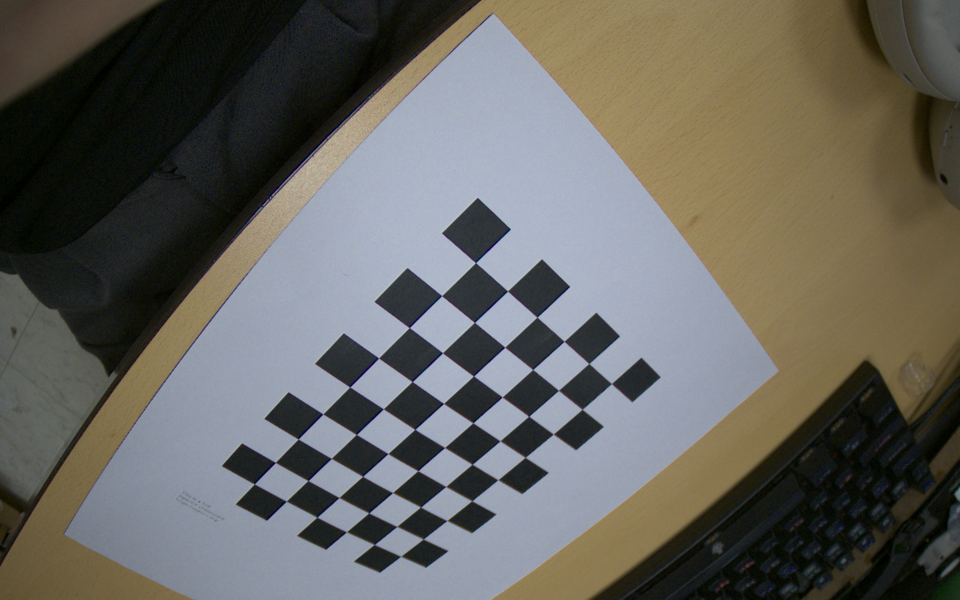
#> input picture src/CameraCalibrate/img/checkerboard1.png, 1920 x 1200 px (shown at 1/2 size); its folder holds 5 pictures in this run
$ python CameraCalibrate2.py
#> lines starting #> are read from the running program, lines starting #| are printed output that depends on the picture; after the words box and inside, x2 and y2 are one past the last pixel; in counts of white or black regions, pixels touching at a corner belong together

# Import required modules
import cv2
import numpy as np
import os
import glob


# Define the dimensions of checkerboard
CHECKERBOARD = (9, 6)


# stop the iteration when specified
# accuracy, epsilon, is reached or
# specified number of iterations are completed.
criteria = (cv2.TERM_CRITERIA_EPS +
            cv2.TERM_CRITERIA_MAX_ITER, 30, 0.001)


# Vector for 3D points
threedpoints = []

# Vector for 2D points
twodpoints = []


#  3D points real world coordinates
objectp3d = np.zeros((1, CHECKERBOARD[0]
                      * CHECKERBOARD[1],
                      3), np.float32)
objectp3d[0, :, :2] = np.mgrid[0:CHECKERBOARD[0],
                      0:CHECKERBOARD[1]].T.reshape(-1, 2)
prev_img_shape = None


# Extracting path of individual image stored
# in a given directory. Since no path is
# specified, it will take current directory
# jpg files alone
images = glob.glob('img/checkerboard*.png')

for filename in images:
    image = cv2.imread(filename)
#> image is the input picture: shape (1200, 1920, 3); mean B, G, R 94.3, 99.9, 101.2
    image = cv2.resize(image, dsize=(0, 0), fx=0.5, fy=0.5, interpolation=cv2.INTER_LINEAR)
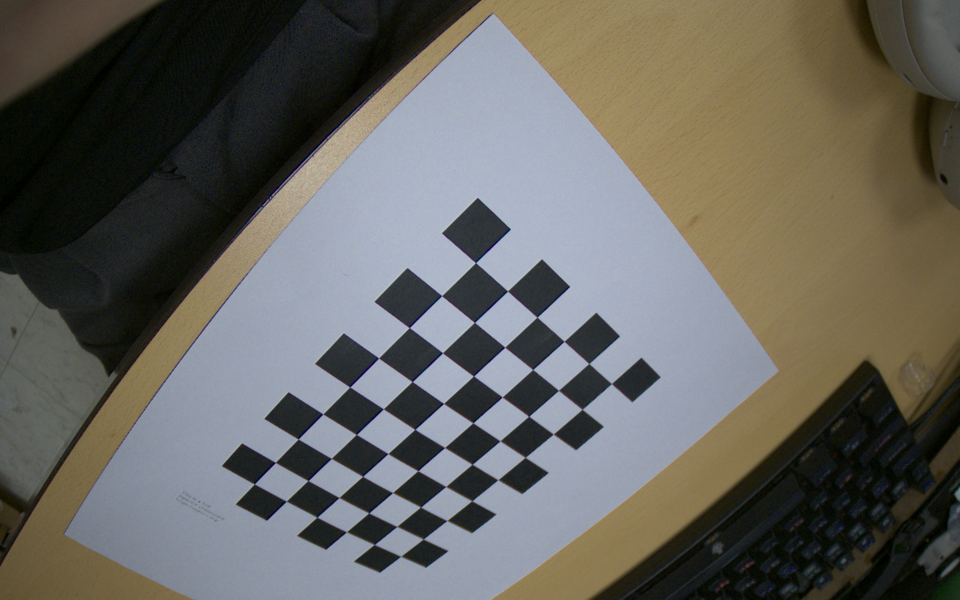
#> image: shape (600, 960, 3); mean B, G, R 94.3, 100.1, 101.3

    grayColor = cv2.cvtColor(image, cv2.COLOR_BGR2GRAY)
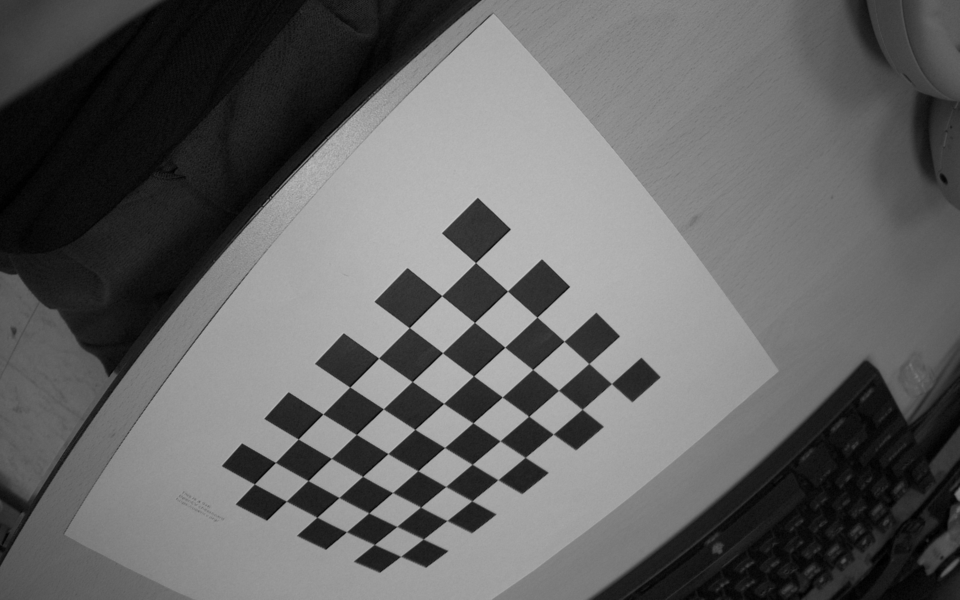
#> grayColor: shape (600, 960); min 0, max 195, mean 99.8

    # Find the chess board corners
    # If desired number of corners are
    # found in the image then ret = true
    ret, corners = cv2.findChessboardCorners(
        grayColor, CHECKERBOARD,
        cv2.CALIB_CB_ADAPTIVE_THRESH
        + cv2.CALIB_CB_FAST_CHECK +
        cv2.CALIB_CB_NORMALIZE_IMAGE)
#> ret = True; corners = 54 rows, first 8: [611.5, 383.6], [582.2, 409.3], [553.3, 434.1], [525.2, 457.4], [497.7, 479.7], [471.8, 500.9], [446.9, 520.5], [423.2, 539.2]

    # If desired number of corners can be detected then,
    # refine the pixel coordinates and display
    # them on the images of checker board
    if ret == True:
        threedpoints.append(objectp3d)

        # Refining pixel coordinates
        # for given 2d points.
        corners2 = cv2.cornerSubPix(
            grayColor, corners, (11, 11), (-1, -1), criteria)
#> corners2 = 54 rows, first 8: [611.4, 383.6], [582.2, 409.3], [553.3, 434], [525.2, 457.4], [497.9, 479.7], [471.9, 500.8], [446.9, 520.5], [423.4, 539]

        twodpoints.append(corners2)

        # Draw and display the corners
        image = cv2.drawChessboardCorners(image,
                                          CHECKERBOARD,
                                          corners2, ret)
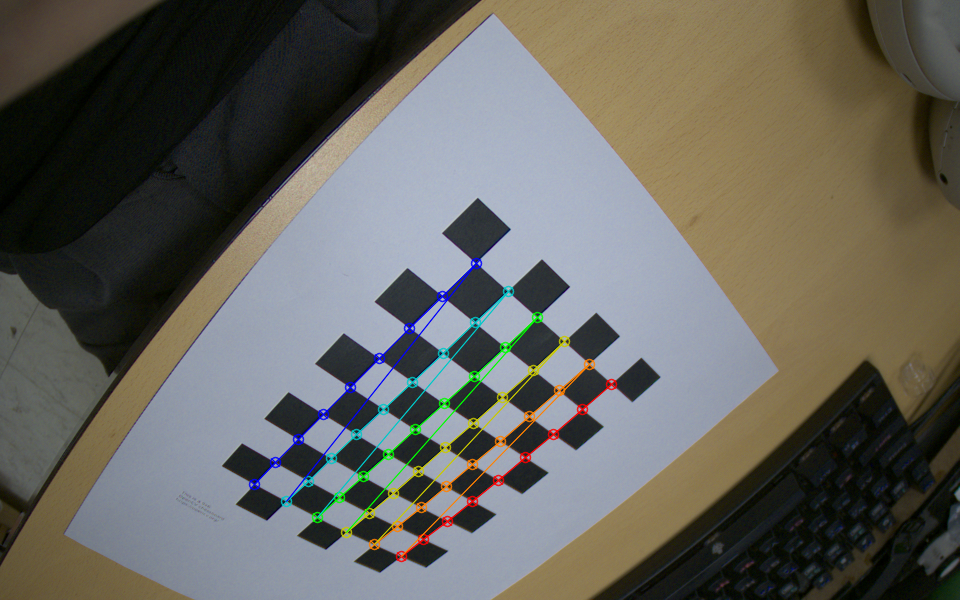
#> image: shape (600, 960, 3); 1.99% of pixels changed, all inside (x1, y1, x2, y2) = (248, 257, 618, 563)

    cv2.imshow('img', image)
#> pass 2 of the loop `for filename in images:`:
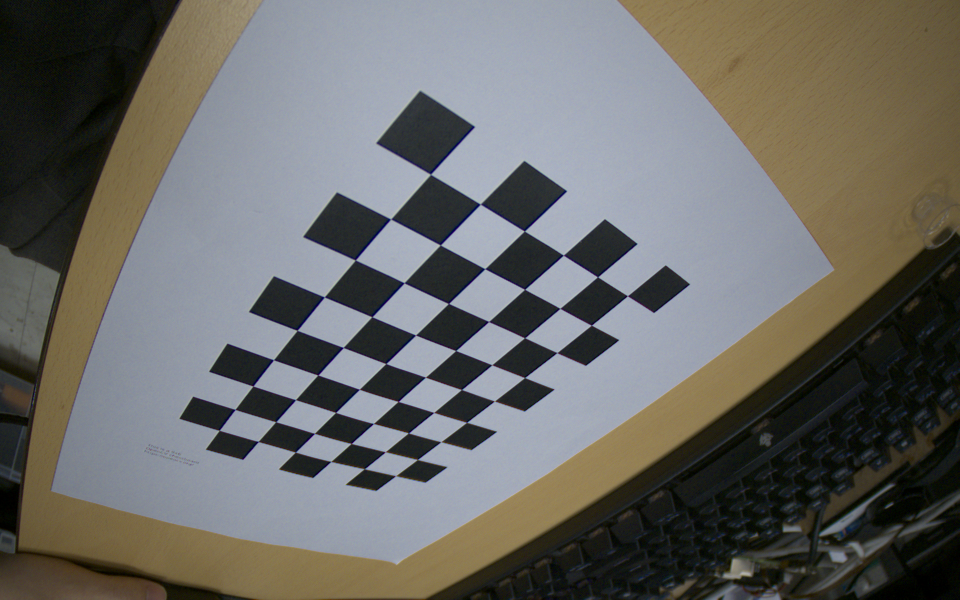
#> input picture src/CameraCalibrate/img/checkerboard2.png, 1920 x 1200 px (shown at 1/2 size)
#> image is the input picture: shape (1200, 1920, 3); mean B, G, R 101.6, 105.1, 105.6
#> `grayColor = cv2.cvtColor(image, cv2.COLOR_BGR2GRAY)`:
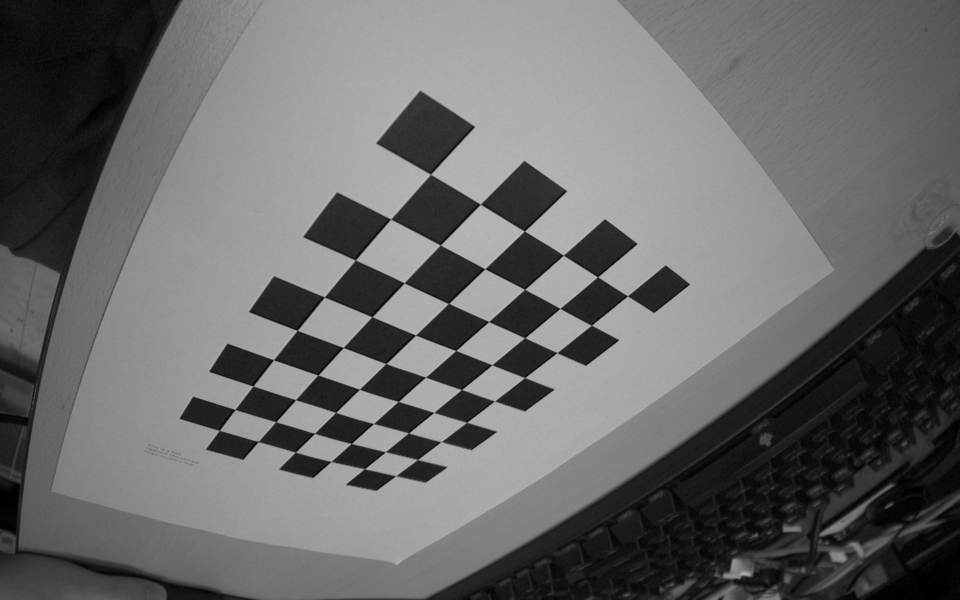
#> grayColor: shape (600, 960); min 0, max 190, mean 105
#> corners = 54 rows, first 8: [627.4, 295.7], [591.4, 325.2], [556.9, 352.6], [524.6, 377.6], [494.4, 401.1], [466.6, 422.5], [440.6, 441.8], [417.5, 459.5]
#> corners2 = 54 rows, first 8: [627.5, 295.8], [591.4, 325.3], [556.9, 352.6], [524.7, 377.6], [494.4, 401], [466.7, 422.4], [441, 441.7], [417.5, 459.5]
#> `image = cv2.drawChessboardCorners(image, CHECKERBOARD, corners2, ret)`:
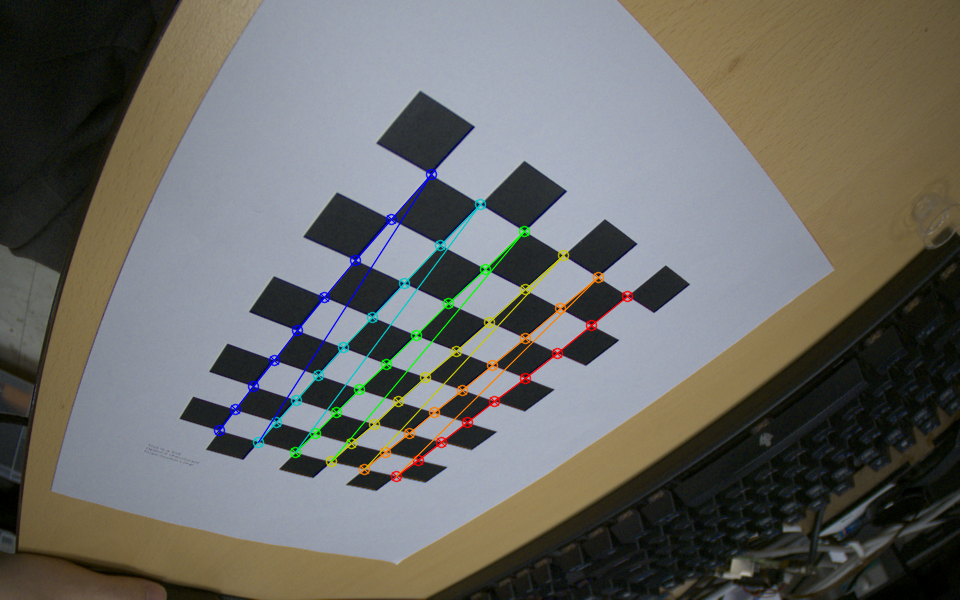
#> image: shape (600, 960, 3); mean B, G, R 101.2, 105.7, 105.9
#> pass 3 of the loop `for filename in images:`:
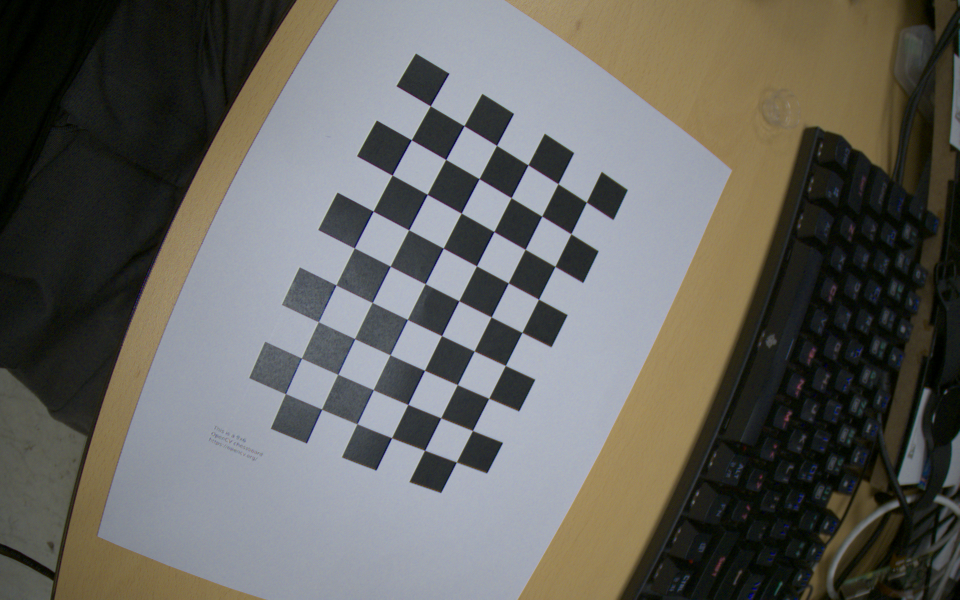
#> input picture src/CameraCalibrate/img/checkerboard3.png, 1920 x 1200 px (shown at 1/2 size)
#> image is the input picture: shape (1200, 1920, 3); mean B, G, R 95.2, 99.7, 100.4
#> `grayColor = cv2.cvtColor(image, cv2.COLOR_BGR2GRAY)`:
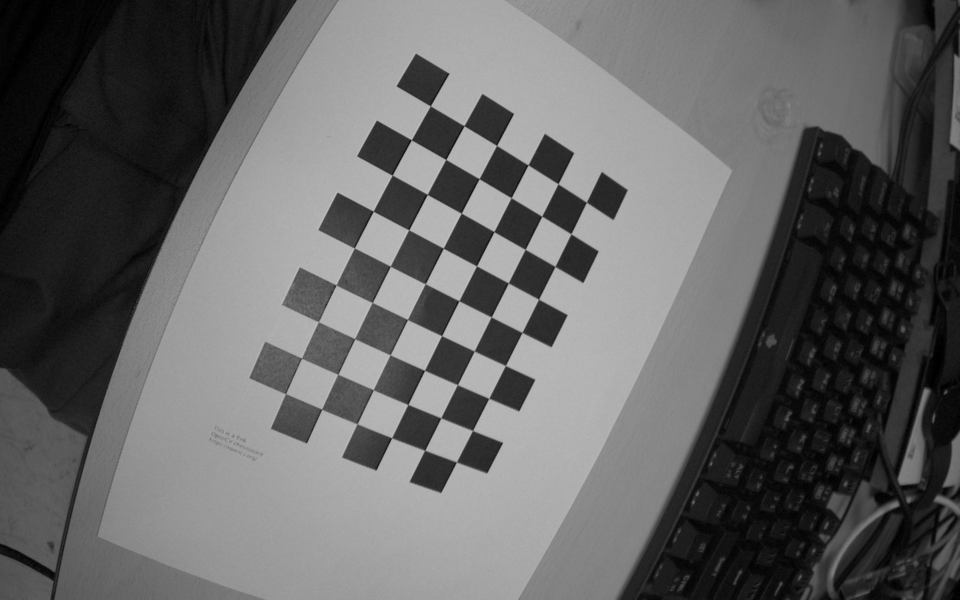
#> grayColor: shape (600, 960); min 0, max 193, mean 99.6
#> corners = 54 rows, first 8: [586.4, 202.2], [570.7, 233.8], [554.9, 266.5], [538.5, 299.3], [521.9, 332.4], [505.4, 365.4], [488.7, 398.4], [472.5, 430.5]
#> corners2 = 54 rows, first 8: [586.4, 202.2], [570.9, 233.8], [555, 266.4], [538.5, 299.2], [522, 332.5], [505.4, 365.5], [488.8, 398.3], [472.5, 430.5]
#> `image = cv2.drawChessboardCorners(image, CHECKERBOARD, corners2, ret)`:
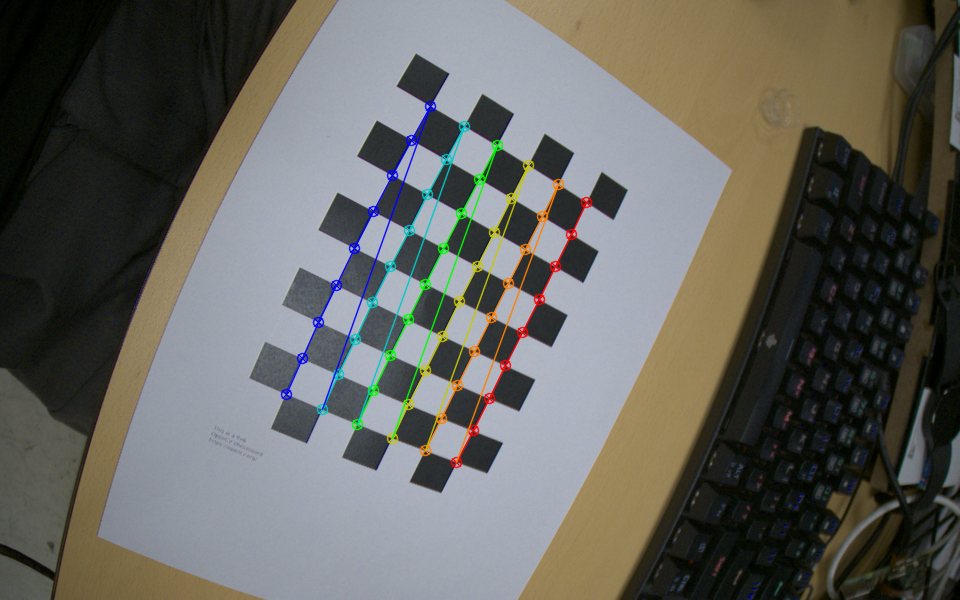
#> image: shape (600, 960, 3); mean B, G, R 94.7, 100.2, 100.5
#> the loop made 5 passes; the first 3 are shown
    #cv2.waitKey(0)

cv2.destroyAllWindows()

h, w = image.shape[:2]
#> h = 600; w = 960


# Perform camera calibration by
# passing the value of above found out 3D points (threedpoints)
# and its corresponding pixel coordinates of the
# detected corners (twodpoints)
ret, matrix, distortion, r_vecs, t_vecs = cv2.calibrateCamera(
    threedpoints, twodpoints, grayColor.shape[::-1], None, None)


# Undistortion with new image
grid = cv2.imread('img/checkerboard7.png')
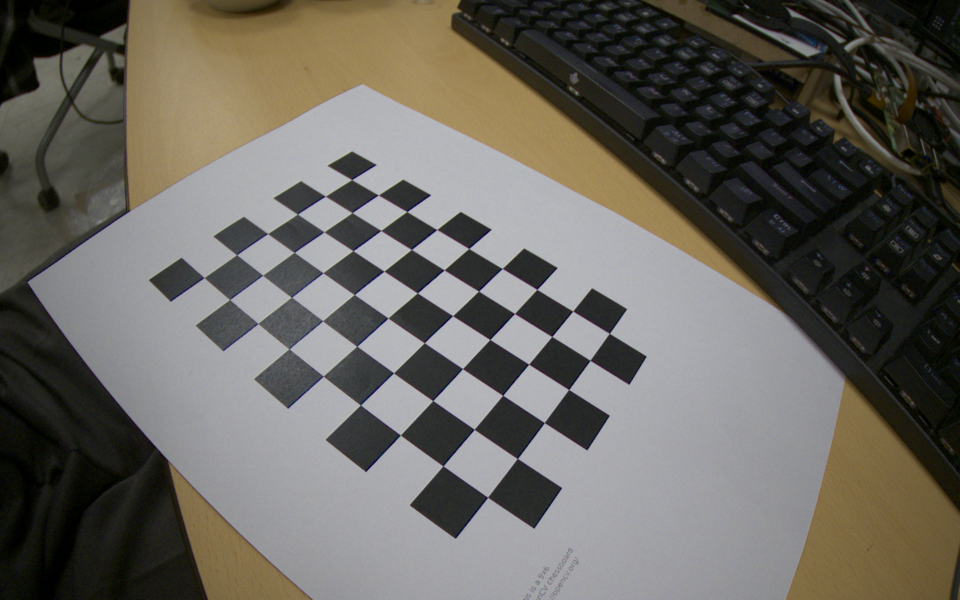
#> input picture src/CameraCalibrate/img/checkerboard7.png, 1920 x 1200 px (shown at 1/2 size)
#> grid is the input picture: shape (1200, 1920, 3); mean B, G, R 94.6, 101.1, 104.1
grid = cv2.resize(grid, dsize=(0, 0), fx=0.5, fy=0.5, interpolation=cv2.INTER_LINEAR)
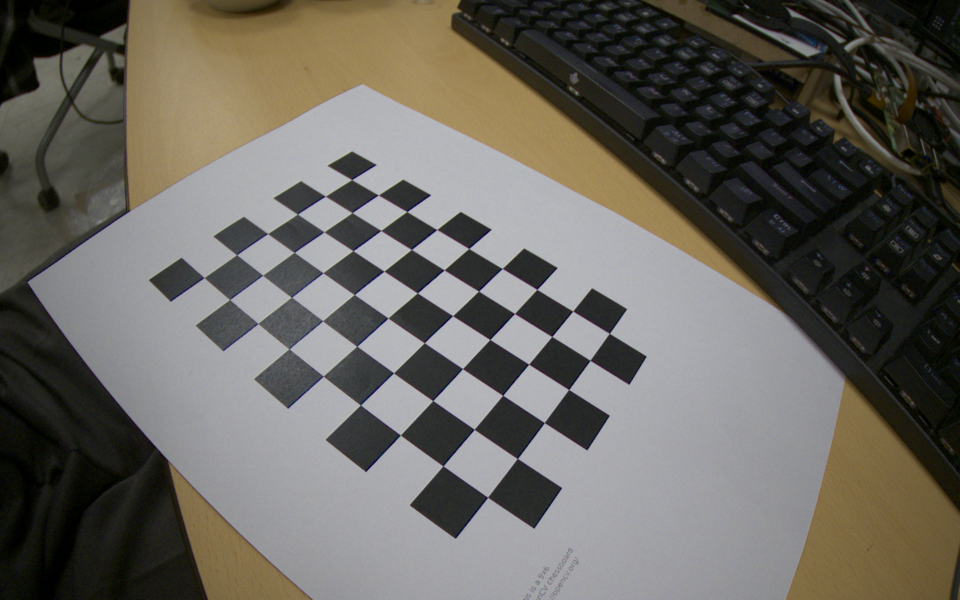
#> grid: shape (600, 960, 3); mean B, G, R 94.6, 101.3, 104.2
h, w = grid.shape[:2]
print(grid.shape[:2])
#| (600, 960)
newcamera_matrix, roi = cv2.getOptimalNewCameraMatrix(matrix, distortion, (w,h), 0, (w,h))
print(roi)
dst = cv2.undistort(grid, matrix, distortion, None, newcamera_matrix)
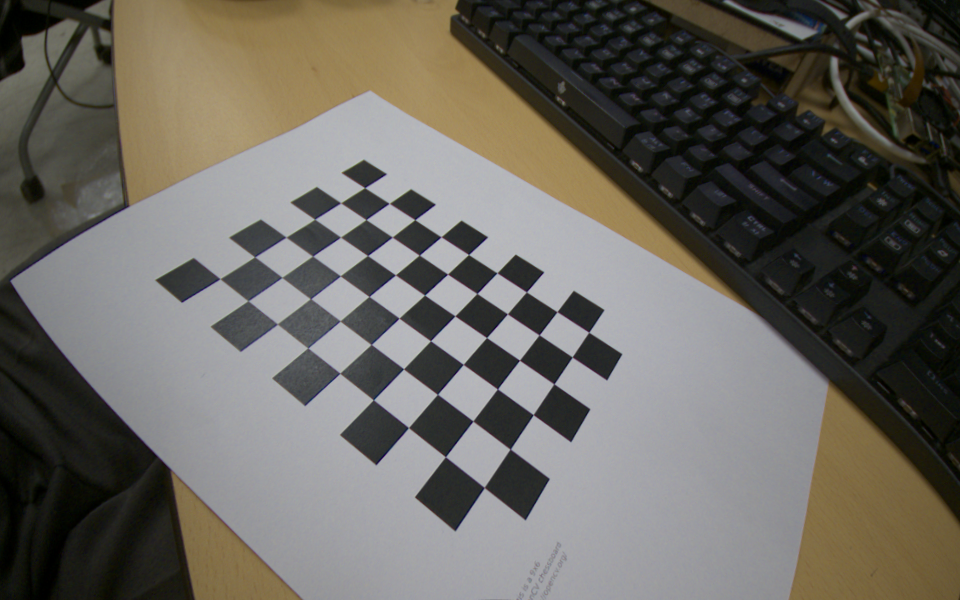
#> dst: shape (600, 960, 3); mean B, G, R 94.7, 101.7, 104.7
x, y, w, h = roi
dst = dst[y:y+h, x:x+w]
#> dst: shape (599, 959, 3)
cv2.imshow('undistort', dst)
cv2.waitKey(0)

# Displaying required output
print(" Camera matrix:")
print(matrix)

print("\n Distortion coefficient:")
print(distortion)

print("\n Rotation Vectors:")
print(r_vecs)

print("\n Translation Vectors:")
print(t_vecs)
